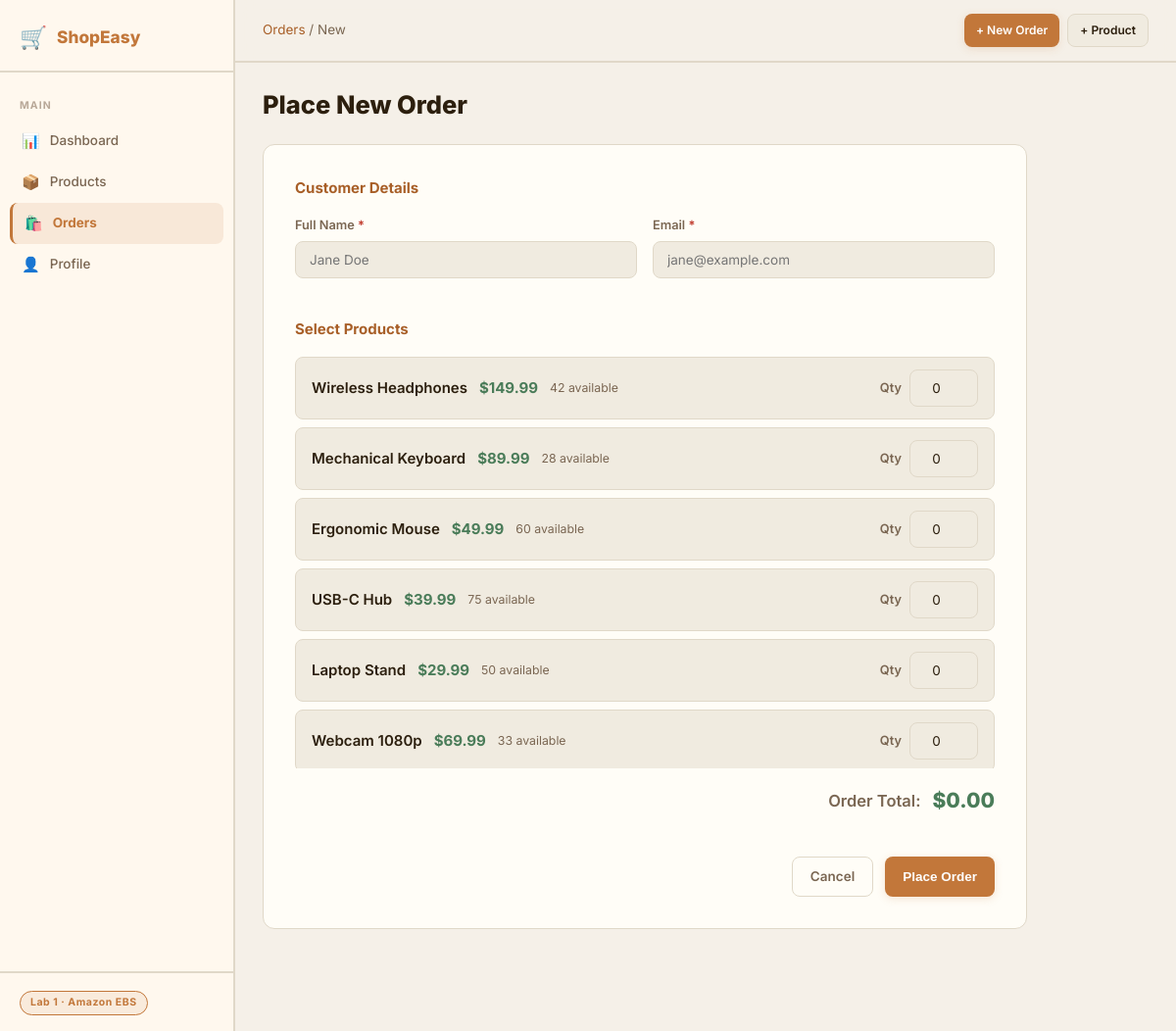
Screenshot of /orders/new with the database file from the repository.
### shopeasy/models.py (models this page shows, shortened)
class Product(db.Model):
    __tablename__ = "products"
    id = db.Column(db.Integer, primary_key=True)
    name = db.Column(db.String(200), nullable=False)
    description = db.Column(db.Text, default="")
    price = db.Column(db.Float, nullable=False)
    stock = db.Column(db.Integer, default=0)
    category = db.Column(db.String(100), default="General")
    image_url = db.Column(db.String(500), default="/static/img/placeholder.svg")
    created_at = db.Column(db.DateTime, default=datetime.utcnow)
    updated_at = db.Column(db.DateTime, default=datetime.utcnow, onupdate=datetime.utcnow)
    order_items = db.relationship("OrderItem", backref="product", lazy=True)

### shopeasy/routes/orders.py (the view, shortened to what this page needs)
@orders_bp.route("/new", methods=["GET", "POST"])
def new_order():
    products = Product.query.filter(Product.stock > 0).all()
    return render_template("orders/new.html", products=products)

### shopeasy/templates/orders/new.html (shortened to what this page needs)
{% extends "base.html" %}
{% block breadcrumb %}<a href="{{ url_for('orders.list_orders') }}">Orders</a> / New{% endblock %}
{% block content %}
<section class="page-header">
  <h1 class="page-title">Place New Order</h1>
</section>
<div class="form-card">
  <form method="POST" action="{{ url_for('orders.new_order') }}" id="new-order-form">
    <h2 class="form-section-title">Customer Details</h2>
    <div class="form-row">
      <div class="form-group">
        <label for="customer_name" class="form-label">Full Name <span class="required">*</span></label>
        <input type="text" id="customer_name" name="customer_name" class="form-input" placeholder="Jane Doe" required />
      </div>
      <div class="form-group">
        <label for="customer_email" class="form-label">Email <span class="required">*</span></label>
        <input type="email" id="customer_email" name="customer_email" class="form-input" placeholder="jane@example.com" required />
      </div>
    </div>
    <h2 class="form-section-title">Select Products</h2>
    {% if products %}
    <div class="order-product-list" id="order-product-list">
      {% for p in products %}
      <div class="order-product-row">
        <div class="order-product-info">
          <span class="order-product-name">{{ p.name }}</span>
          <span class="order-product-price">${{ "%.2f"|format(p.price) }}</span>
          <span class="order-product-stock text-muted">{{ p.stock }} available</span>
        </div>
        <div class="order-qty-wrap">
          <label for="qty_{{ p.id }}" class="form-label">Qty</label>
          <input
            type="number"
            id="qty_{{ p.id }}"
            name="qty_{{ p.id }}"
            class="form-input qty-input"
            min="0"
            max="{{ p.stock }}"
            value="0"
            data-price="{{ p.price }}"
            oninput="updateTotal()"
          />
        </div>
      </div>
      {% endfor %}
    </div>
    <div class="order-total-bar">
      <span class="order-total-label">Order Total:</span>
      <span class="order-total-value" id="order-total">$0.00</span>
    </div>
    <div class="form-actions">
      <a href="{{ url_for('orders.list_orders') }}" class="btn btn-outline">Cancel</a>
      <button type="submit" class="btn btn-primary" id="btn-place-order">Place Order</button>
    </div>
    {% else %}
    <p class="empty-state">No products in stock. <a href="{{ url_for('products.new_product') }}">Add products first →</a></p>
    {% endif %}
  </form>
</div>
{% endblock %}

### shopeasy/static/css/main.css (style rules this page uses)
*, *::before, *::after { box-sizing: border-box; margin: 0; padding: 0; }
:root { --bg: #f5f0e8; --bg-card: #fffdf7; --bg-input: #f0ebe0; --border: #e0d8c8; --accent: #c2773a; --accent-h: #a85f28; --accent-glow: rgba(194,119,58,0.18); --text: #2c1f0e; --text-muted:#7a6652; --text-dim: #b8a898; --green: #4a7c59; --yellow: #c9960a; --red: #c0392b; --orange: #c2773a; --blue: #3b6fa8; --purple: #7b5ea7; --sidebar-w: 240px; --topbar-h: 64px; --radius: 12px; --radius-sm: 8px; --shadow: 0 4px 24px rgba(44,31,14,0.12); --transition: 0.2s ease; font-family: 'Inter', system-ui, sans-serif; font-size: 15px; }
html, body { height: 100%; background: var(--bg); color: var(--text); line-height: 1.6; }
a { color: var(--accent-h); text-decoration: none; }
.page-header { display: flex; align-items: flex-start; justify-content: space-between; margin-bottom: 24px; gap: 16px; flex-wrap: wrap; }
.page-title { font-size: 1.7rem; font-weight: 800; line-height: 1.2; }
.text-muted { color: var(--text-muted); }
.btn { display: inline-flex; align-items: center; justify-content: center; gap: 6px; font-weight: 600; font-size: 0.9rem; padding: 9px 18px; border-radius: var(--radius-sm); border: none; cursor: pointer; transition: all var(--transition); text-decoration: none !important; }
.btn-primary { background: var(--accent); color: #fff; box-shadow: 0 2px 8px var(--accent-glow); }
.btn-outline { background: transparent; color: var(--text-muted); border: 1px solid var(--border); }
.form-card { background: var(--bg-card); border: 1px solid var(--border); border-radius: var(--radius); padding: 32px; max-width: 780px; }
.form-section-title { font-size: 1rem; font-weight: 700; margin-bottom: 16px; margin-top: 24px; color: var(--accent-h); }
.form-section-title:first-child { margin-top: 0; }
.form-row { display: grid; grid-template-columns: 1fr 1fr; gap: 16px; }
.form-group { display: flex; flex-direction: column; gap: 6px; margin-bottom: 16px; }
.form-label { font-size: 0.85rem; font-weight: 600; color: var(--text-muted); }
.required { color: var(--red); }
.form-input { background: var(--bg-input); border: 1px solid var(--border); border-radius: var(--radius-sm); color: var(--text); padding: 10px 14px; font-size: 0.9rem; font-family: inherit; transition: border-color var(--transition), box-shadow var(--transition); width: 100%; }
.form-actions { display: flex; gap: 12px; justify-content: flex-end; margin-top: 24px; }
.order-product-list { display: flex; flex-direction: column; gap: 8px; max-height: 420px; overflow-y: auto; }
.order-product-row { display: flex; align-items: center; justify-content: space-between; background: var(--bg-input); border: 1px solid var(--border); border-radius: var(--radius-sm); padding: 12px 16px; gap: 16px; }
.order-product-info { flex: 1; display: flex; gap: 12px; align-items: center; flex-wrap: wrap; }
.order-product-name { font-weight: 600; }
.order-product-price { color: var(--green); font-weight: 700; }
.order-product-stock { font-size: 0.82rem; }
.order-qty-wrap { display: flex; align-items: center; gap: 8px; min-width: 100px; }
.qty-input { width: 70px; text-align: center; }
.order-total-bar { display: flex; align-items: center; justify-content: flex-end; gap: 12px; padding: 16px 0; font-size: 1.1rem; }
.order-total-label { font-weight: 600; color: var(--text-muted); }
.order-total-value { font-size: 1.4rem; font-weight: 800; color: var(--green); }

### rows the page displays
Product: name "Wireless Headphones", price "149.99", stock "42"
Product: name "Mechanical Keyboard", price "89.99", stock "28"
Product: name "Ergonomic Mouse", price "49.99", stock "60"
Product: name "USB-C Hub", price "39.99", stock "75"
Product: name "Laptop Stand", price "29.99", stock "50"
Product: name "Webcam 1080p", price "69.99", stock "33"
